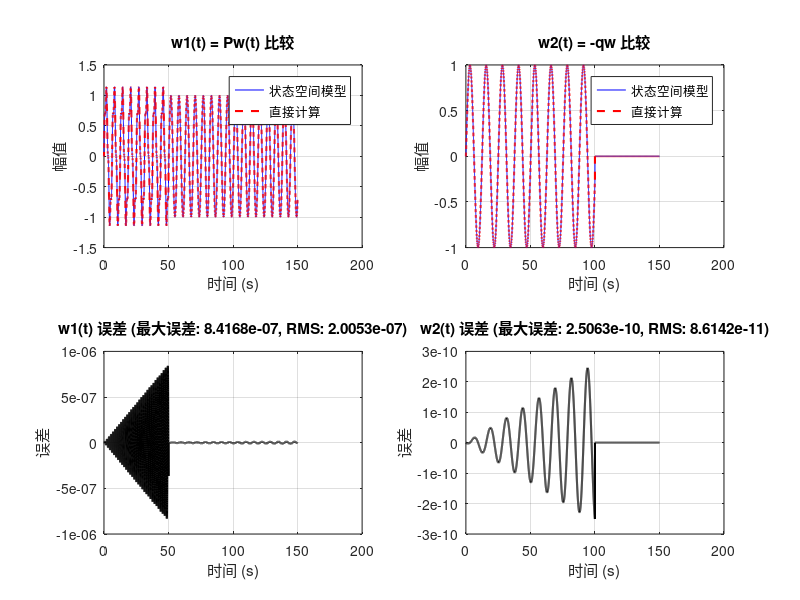
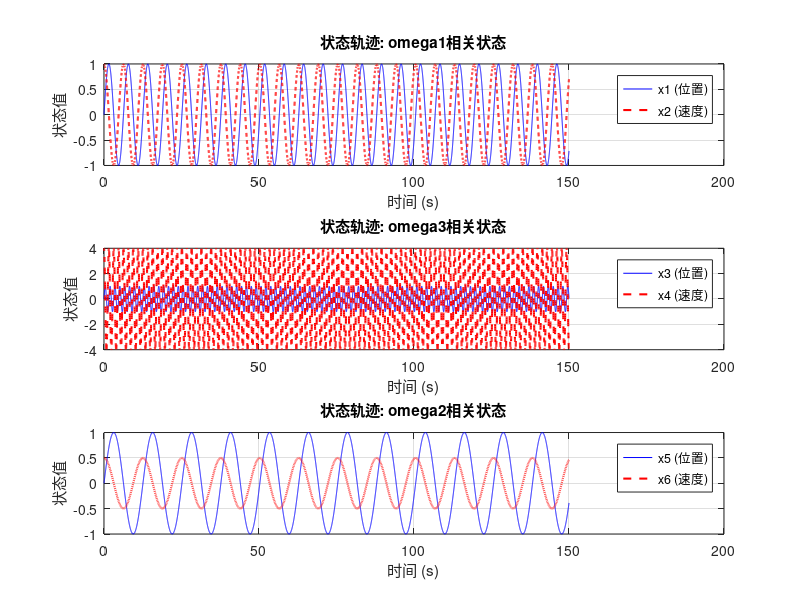
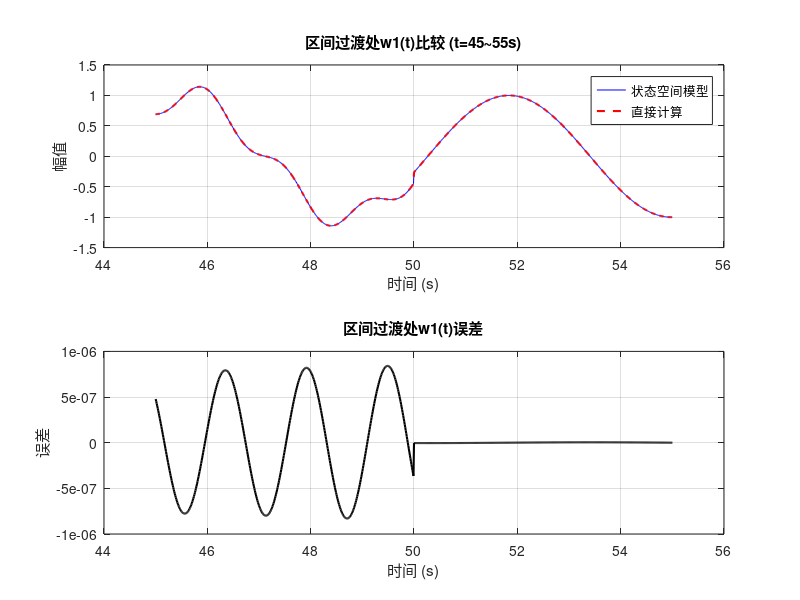

Here is the MATLAB script that generated these plots, in order:
clear; close all; clc;

% 系统参数定义
omega1 = 1;     % 扰动频率1
omega2 = 0.5;   % 扰动频率2
omega3 = 4;     % 扰动频率3（仅用于t < 50s）

% 时间设置
tspan = [0 150];
dt = 0.01;
t = tspan(1):dt:tspan(2);

% 分段定义三个时间区间
% 区间1: [0, 50) - w1包含omega1和omega3, w2包含omega2
% 区间2: [50, 100) - w1只包含omega1, w2包含omega2
% 区间3: [100, 150] - w1只包含omega1, w2为0

% ==== 正确的状态空间建模方法 ====
% 对于正弦信号 sin(omega*t)，其状态空间模型为：
% x1' = x2
% x2' = -omega^2 * x1
% y = x1
% 初始条件为 x1(0) = 0, x2(0) = omega

% 创建合并的状态空间模型
% 状态向量 [x1; x2; x3; x4; x5; x6]
% x1,x2: 对应omega1的正弦分量
% x3,x4: 对应omega3的正弦分量
% x5,x6: 对应omega2的正弦分量

% 构建完整的状态空间矩阵R（6x6）
% 初始条件下，各频率对应的正弦信号均为sin(omega*t)
R = zeros(6, 6);
% omega1对应的状态方程
R(1, 2) = 1;
R(2, 1) = -omega1^2;
% omega3对应的状态方程
R(3, 4) = 1;
R(4, 3) = -omega3^2;
% omega2对应的状态方程
R(5, 6) = 1;
R(6, 5) = -omega2^2;

% 输出映射矩阵（区间1 [0, 50)）
P1 = [1, 0, 0.2, 0, 0, 0];  % w1 = x1 + 0.2*x3
q1 = [0, 0, 0, 0, 1, 0];    % w2 = x5

% 输出映射矩阵（区间2 [50, 100)）
P2 = [1, 0, 0, 0, 0, 0];    % w1 = x1
q2 = [0, 0, 0, 0, 1, 0];    % w2 = x5

% 输出映射矩阵（区间3 [100, 150]）
P3 = [1, 0, 0, 0, 0, 0];    % w1 = x1
q3 = [0, 0, 0, 0, 0, 0];    % w2 = 0

% 初始条件 - 假设所有信号在t=0时为0，导数为对应的角频率
x_init = [0; omega1; 0; omega3; 0; omega2];

% 创建结果存储数组
x = zeros(6, length(t));
w1 = zeros(size(t));
w2 = zeros(size(t));

% 赋初值
x(:, 1) = x_init;
w1(1) = P1 * x_init;  % 区间1的w1输出
w2(1) = q1 * x_init;  % 区间1的w2输出

% 使用四阶龙格-库塔法求解状态空间模型，提高精度
for i = 1:length(t)-1
    current_t = t(i);
    h = dt;
    
    % 标准RK4步骤
    k1 = R * x(:, i);
    k2 = R * (x(:, i) + 0.5 * h * k1);
    k3 = R * (x(:, i) + 0.5 * h * k2);
    k4 = R * (x(:, i) + h * k3);
    
    x(:, i+1) = x(:, i) + (h/6) * (k1 + 2*k2 + 2*k3 + k4);
    
    % 根据当前时间确定使用哪个输出矩阵
    if current_t + dt < 50
        % 区间1: [0, 50)
        w1(i+1) = P1 * x(:, i+1);
        w2(i+1) = q1 * x(:, i+1);
    elseif current_t + dt < 100
        % 区间2: [50, 100)
        w1(i+1) = P2 * x(:, i+1);
        w2(i+1) = q2 * x(:, i+1);
    else
        % 区间3: [100, 150]
        w1(i+1) = P3 * x(:, i+1);
        w2(i+1) = q3 * x(:, i+1);
    end
end

% 生成直接计算的参考信号用于比较
w1_direct = zeros(size(t));
w2_direct = zeros(size(t));

for i = 1:length(t)
    current_t = t(i);
    
    % 直接使用分段函数计算w1
    if current_t < 50
        w1_direct(i) = sin(omega1*current_t) + 0.2*sin(omega3*current_t);
    else
        w1_direct(i) = sin(omega1*current_t);
    end
    
    % 直接使用分段函数计算w2
    if current_t < 100
        w2_direct(i) = sin(omega2*current_t);
    else
        w2_direct(i) = 0;
    end
end

% 计算误差
error_w1 = w1 - w1_direct;
error_w2 = w2 - w2_direct;
max_error_w1 = max(abs(error_w1));
max_error_w2 = max(abs(error_w2));
rms_error_w1 = sqrt(mean(error_w1.^2));
rms_error_w2 = sqrt(mean(error_w2.^2));

% 绘制比较图
figure;
subplot(2,2,1);
plot(t, w1, 'b-', t, w1_direct, 'r--', 'LineWidth', 1.5);
title('w1(t) = Pw(t) 比较');
xlabel('时间 (s)');
ylabel('幅值');
legend('状态空间模型', '直接计算');
grid on;

subplot(2,2,2);
plot(t, w2, 'b-', t, w2_direct, 'r--', 'LineWidth', 1.5);
title('w2(t) = -qw 比较');
xlabel('时间 (s)');
ylabel('幅值');
legend('状态空间模型', '直接计算');
grid on;

subplot(2,2,3);
plot(t, error_w1, 'k-', 'LineWidth', 1.5);
title(['w1(t) 误差 (最大误差: ', num2str(max_error_w1), ', RMS: ', num2str(rms_error_w1), ')']);
xlabel('时间 (s)');
ylabel('误差');
grid on;

subplot(2,2,4);
plot(t, error_w2, 'k-', 'LineWidth', 1.5);
title(['w2(t) 误差 (最大误差: ', num2str(max_error_w2), ', RMS: ', num2str(rms_error_w2), ')']);
xlabel('时间 (s)');
ylabel('误差');
grid on;

% 分别绘制状态轨迹
figure;
subplot(3,1,1);
plot(t, x(1,:), 'b-', t, x(2,:), 'r--', 'LineWidth', 1.5);
title('状态轨迹: omega1相关状态');
xlabel('时间 (s)');
ylabel('状态值');
legend('x1 (位置)', 'x2 (速度)');
grid on;

subplot(3,1,2);
plot(t, x(3,:), 'b-', t, x(4,:), 'r--', 'LineWidth', 1.5);
title('状态轨迹: omega3相关状态');
xlabel('时间 (s)');
ylabel('状态值');
legend('x3 (位置)', 'x4 (速度)');
grid on;

subplot(3,1,3);
plot(t, x(5,:), 'b-', t, x(6,:), 'r--', 'LineWidth', 1.5);
title('状态轨迹: omega2相关状态');
xlabel('时间 (s)');
ylabel('状态值');
legend('x5 (位置)', 'x6 (速度)');
grid on;

% 输出误差分析结果到控制台
fprintf('==== 误差分析 ====\n');
fprintf('w1(t) 最大误差: %e\n', max_error_w1);
fprintf('w1(t) RMS误差: %e\n', rms_error_w1);
fprintf('w2(t) 最大误差: %e\n', max_error_w2);
fprintf('w2(t) RMS误差: %e\n', rms_error_w2);

% 验证RMS误差的波形
figure;
t_zoom = t(t>=45 & t<=55);  % 区间1到区间2的过渡
w1_zoom = w1(t>=45 & t<=55);
w1_direct_zoom = w1_direct(t>=45 & t<=55);
error_w1_zoom = error_w1(t>=45 & t<=55);

subplot(2,1,1);
plot(t_zoom, w1_zoom, 'b-', t_zoom, w1_direct_zoom, 'r--', 'LineWidth', 1.5);
title('区间过渡处w1(t)比较 (t=45~55s)');
xlabel('时间 (s)');
ylabel('幅值');
legend('状态空间模型', '直接计算');
grid on;

subplot(2,1,2);
plot(t_zoom, error_w1_zoom, 'k-', 'LineWidth', 1.5);
title('区间过渡处w1(t)误差');
xlabel('时间 (s)');
ylabel('误差');
grid on;

% 合并的状态空间模型分析
fprintf('\n==== 合并状态空间模型分析 ====\n');
fprintf('状态空间矩阵R:\n');
disp(R);
fprintf('区间1 [0, 50) 输出矩阵P1和q1:\n');
disp(P1);
disp(q1);
fprintf('区间2 [50, 100) 输出矩阵P2和q2:\n');
disp(P2);
disp(q2);
fprintf('区间3 [100, 150] 输出矩阵P3和q3:\n');
disp(P3);
disp(q3);
